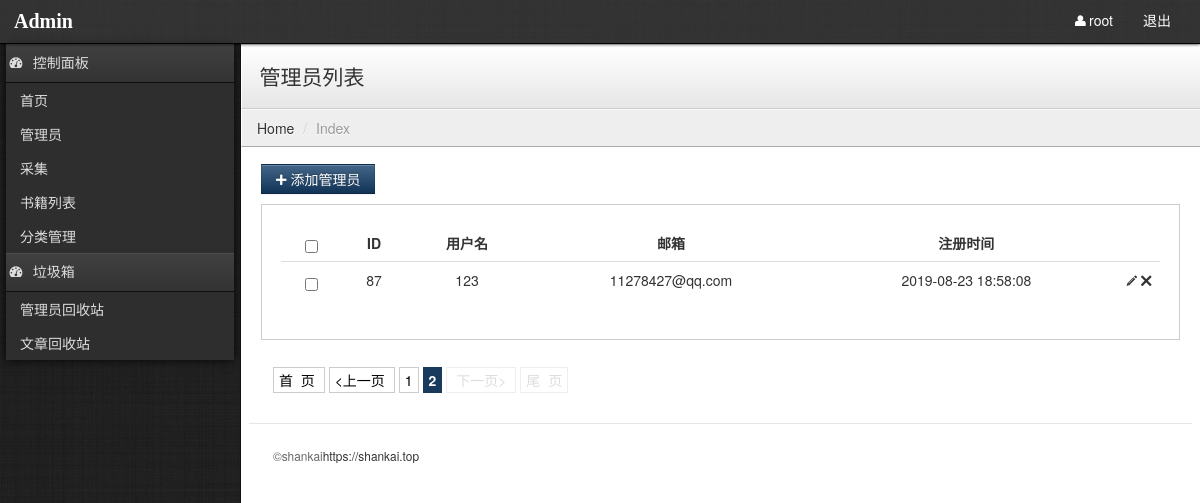
/admin/admin_list.php?page=2 (signed in), run on the app's committed database.
### tables this page shows
CREATE TABLE `pre_admin` (
  `id` int(11) unsigned NOT NULL AUTO_INCREMENT COMMENT '主键',
  `username` varchar(200) DEFAULT NULL COMMENT '用户名',
  `password` varchar(255) DEFAULT NULL COMMENT '密码',
  `salt` varchar(150) DEFAULT NULL COMMENT '密码盐',
  `avatar` varchar(255) DEFAULT NULL COMMENT '头像',
  `email` varchar(150) DEFAULT NULL COMMENT '邮箱',
  `register_time` int(11) DEFAULT NULL COMMENT '时间戳',
  `is_delete` tinyint(1) NOT NULL DEFAULT '0' COMMENT '是否已删除',
  PRIMARY KEY (`id`)
);

### includes/init.php (called while the page is built, shortened)
<?php
include_once("extends/function.php");
function My_Autoload ($classname) {
    $classname = strtolower($classname);
}
$db = new DB("localhost","root","root","book");
$config_c = $db->select()->from("config")->all();
?>

### includes/extends/class.db.php (called while the page is built, shortened)
<?php
class DB
{
    private $pre = "pre_";
    private $link = null;
    private $sql = null;
    public function __construct($hostname = "localhost",$username ='root',$password='',$dbname='')
    {
        $this->hostname = $hostname;
        $this->username = $username;
        $this->password = $password;
        $this->dbname = $dbname;
        $this->link = mysqli_connect($this->hostname,$this->username,$this->password) or die("连接数据库失败");
        mysqli_select_db($this->link,$this->dbname);
    }
    public function select($fields = "*")
    {
        $this->sql = "SELECT $fields ";
        return $this;
    }
    public function from($table,$as="")
    {
        $this->sql .= "FROM {$this->pre}$table ";
        return $this;
    }
    public function where($where = 1)
    {
        if(is_array($where))
        {
            $this->sql .= "WHERE ";
            foreach($where as $key=>$item)
            {
                $this->sql .= "$key = '$item' AND ";
            }
        }else {
            $this->sql .= "WHERE $where ";
        }
        $this->sql = trim($this->sql,"AND ");
        return $this;
    }
    public function limit($start=0,$limit=10)
    {
        $this->sql .= " LIMIT $start,$limit";
        return $this;
    }
    public function all()
    {
        $res = mysqli_query($this->link,$this->sql);
        while($row = mysqli_fetch_assoc($res))
        {
            $data[] = $row;
        }
        return $data;
    }
    public function find()
    {
        $res = mysqli_query($this->link,$this->sql);
        return mysqli_fetch_assoc($res);
    }
}
?>

### admin/admin_list.php (the view, shortened to what this page needs)
<?php
include_once("../includes/init.php");
include_once("public/common.php");
$page = $_GET['page']?? 1;
$count = $db->select("COUNT(id) AS c")->from("admin")->where(['is_delete'=>0])->find();
$limit = 5;
$size = 6;
$pageStr = page($page,$count['c'],$limit,$size,'yellow');
$start = ($page-1)*$limit;
$admindata = $db->select()->from("admin")->where(['is_delete'=>0])->limit($start,$limit)->all();
?>
<!DOCTYPE html>
<html lang="en">
  <head>
    <?php include_once('public/meta.php');?>
  </head>
  <body>
    <?php include_once('public/header.php');?>
    <?php include_once('public/menu.php');?>
    <div class="content">
        <div class="header">
            <h1 class="page-title">管理员列表</h1>
        </div>
        <ul class="breadcrumb">
            <li><a href="index.php">Home</a> <span class="divider">/</span></li>
            <li class="active">Index</li>
        </ul>
        <div class="container-fluid">
            <div class="row-fluid">
                <div class="btn-toolbar">
                    <button class="btn btn-primary" onClick="location='admin.php'"><i class="icon-plus"></i> 添加管理员</button>
                </div>
                <div class="well">
                    <table class="table">
                        <thead>
                        <tr>
                            <th><input type="checkbox" name="delete" id="delete" /></th>
                            <th>ID</th>
                            <th>用户名</th>
                            <th>邮箱</th>
                            <th>注册时间</th>
                            <th style="width: 26px;"></th>
                        </tr>
                        </thead>
                        <tbody>
                        <?php if (isset($admindata['code']) && $admindata['code']==0 ){?>
                            <tr>
                                <td colspan="20">暂无数据</td>
                            </tr>
                        <?php }else{?>
                            <?php foreach($admindata as $item){?>
                                <tr>
                                    <td><input type="checkbox" class="items" name="bookid[]" value="<?php echo $item['id'];?>" /></td>
                                    <td><?php echo $item['id'];?></td>
                                    <td><?php echo $item['username'];?></td>
                                    <td><?php echo $item['email'];?></td>
                                    <td><?php echo date("Y-m-d H:i:s",$item['register_time']);?></td>
                                    <td>
                                        <a href="admin.php?id=<?php echo $item['id'];?>"><i class="icon-pencil"></i></a>
                                        <a href="admin_list.php?id=<?php echo $item['id'];?>"><i class="icon-remove"></i></a>
                                    </td>
                                </tr>
                            <?php }?>
                        <?php }?>
                        </tbody>
                    </table>
                </div>
                <div class="pull-left">
                    <?php echo $pageStr?>
                </div>
<?php include_once('public/footer.php');?>

### assets/admin/stylesheets/theme.css (style rules this page uses)
body { background: #222; background-image: url('../images/black-Linen.png'); background-position: initial initial; background-repeat: initial initial; margin: 0px; padding: 0px; }
h1 { margin-top: 0px; color: #eee; }
.content { position: relative; min-height: 800px; background: #fff; margin-left: 240px; border-left: 1px solid #000000; border-left: 1px solid #111; }
.header { background: #ffffff; background: #ffffff; background: -webkit-gradient(linear, left bottom, left top, color-stop(0, #e6e6e6), color-stop(1, #ffffff)); background: -ms-linear-gradient(bottom, #e6e6e6, #ffffff); background: -moz-linear-gradient(center bottom, #e6e6e6 0%, #ffffff 100%); background: -o-linear-gradient(bottom, #e6e6e6, #ffffff); filter: progid:dximagetransform.microsoft.gradient(startColorStr='#e6e6e6', EndColorStr='#ffffff'); -ms-filter: "progid:DXImageTransform.Microsoft.gradient(startColorStr='#ffffff',EndColorStr='#e6e6e6')"; border-bottom: 1px solid #cccccc; border-top: 1px solid #ffffff; border-left: 1px solid #ffffff; padding: 0em 1.25em; }
.header h1 { margin: 1em 0em; padding: 0em; line-height: 1em; font-size: 1.5em; color: #eee; color: #333; }
.breadcrumb { -webkit-box-shadow: none; -moz-box-shadow: none; box-shadow: none; -webkit-border-radius: 0px; -moz-border-radius: 0px; border-radius: 0px; -moz-background-clip: padding; -webkit-background-clip: padding-box; background-clip: padding-box; background: #eee; border-bottom: 1px solid #aaa; border-top: 1px solid #fafafa; border-left: 1px solid #fff; margin-bottom: .5em; }
.btn { -webkit-border-radius: 0px; -moz-border-radius: 0px; border-radius: 0px; }
.btn-primary { background-color: #113355; background-image: -webkit-gradient(linear, 0 0, 0 100%, from(#446688), to(#113355)); background-image: -webkit-linear-gradient(top, #446688, #113355); background-image: -o-linear-gradient(top, #446688, #113355); background-image: linear-gradient(to bottom, #446688, #113355); background-image: -moz-linear-gradient(top, #446688, #113355); filter: progid:dximagetransform.microsoft.gradient(startColorStr='#446688', EndColorStr='#113355'); -ms-filter: "progid:DXImageTransform.Microsoft.gradient(startColorStr='#446688',EndColorStr='#113355')"; }
.well { background-color: #fff; border: 1px solid #ccc; -webkit-box-shadow: 1px 1px 0px #ffffff; -moz-box-shadow: 1px 1px 0px #ffffff; box-shadow: 1px 1px 0px #ffffff; -webkit-border-radius: 0px; -moz-border-radius: 0px; border-radius: 0px; -moz-background-clip: padding; -webkit-background-clip: padding-box; background-clip: padding-box; }

### assets/admin/stylesheets/common.css (style rules this page uses)
.table tr td,.table tr th { text-align:center; }

### data on the page
pre_admin: id "87", username "123", email "11278427@qq.com", register_time "2019-08-23 18:58:08"

### other printed values
$_SESSION['username'] "root"
$config['company'] "shankai"
$config['author'] "https://shankai.top"
